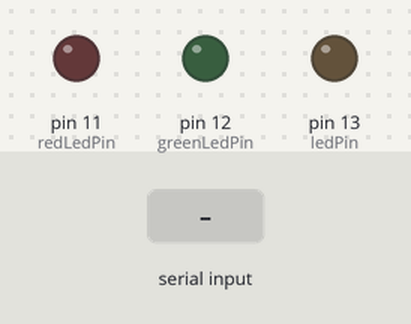
Recording of a sketch running on a simulated Arduino Uno, built with avr-gcc and run on an emulated ATmega328P. Shown: output pins drawn as LEDs (lit = HIGH). Inputs (shaded band) come from the test bench.

Above: at 1.2 s.
1.3 s: "a" received over Serial
At 1.7 s:
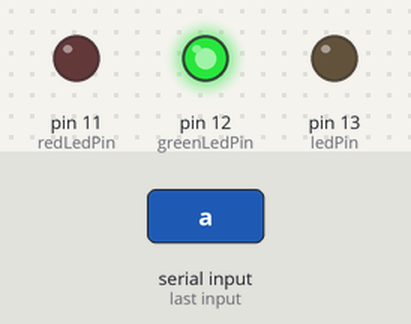
3.3 s: "b" received over Serial
At 3.7 s:
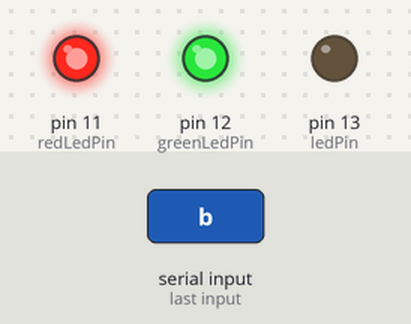
5.3 s: "c" received over Serial
At 5.6 s:
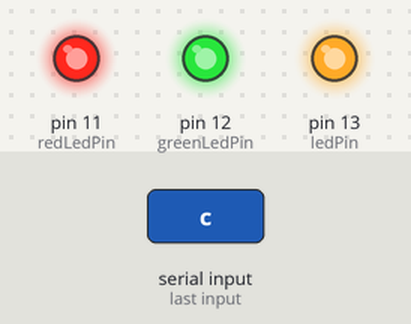
Timing chart, 0 to 8.3 s (numbered marks = the images above; inputs shaded):
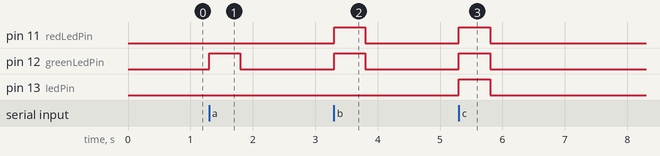

The sketch:

your_kaleidoscope.ino
```cpp
// (licence header left out)
int ledPin = 13;
int greenLedPin = 12;
int redLedPin = 11;


void setup()
{
  // start serial port at 9600 bps:
  Serial.begin(9600);
  pinMode (11, OUTPUT);
  digitalWrite(11, LOW);
  pinMode (12, OUTPUT);
  digitalWrite(12, LOW);
  pinMode (13, OUTPUT);
  digitalWrite(13, LOW);
}

void loop()
{

  char inByte = 0;
  // if we get a valid byte, read analog ins:
  if (Serial.available() > 0) {
    // get incoming byte:
    inByte = Serial.read();

    if (inByte == 'a') {
      digitalWrite(greenLedPin, HIGH);
      delay(500);
      digitalWrite(greenLedPin, LOW);
    }

    if (inByte == 'b') {
        digitalWrite(redLedPin, HIGH);
        digitalWrite(greenLedPin, HIGH);
        delay(500);
        digitalWrite(redLedPin, LOW);
        digitalWrite(greenLedPin, LOW);
    }

    if (inByte == 'c') {
        digitalWrite(ledPin, HIGH);
        digitalWrite(redLedPin, HIGH);
        digitalWrite(greenLedPin, HIGH);
        delay(500);
        digitalWrite(ledPin, LOW);
        digitalWrite(redLedPin, LOW);
        digitalWrite(greenLedPin, LOW);
    }
    // byte read, send three characters
    // Serial.print("£");
    // Serial.print("£");
    // Serial.print(inByte);

  }

}
```

Measured:
- after the input at 1.3 s, pin 12 (greenLedPin): LOW → HIGH at once, → LOW 0.50 s later
- after the input at 3.3 s, pin 11 (redLedPin), pin 12 (greenLedPin): LOW → HIGH at once, → LOW 0.50 s later
- after the input at 5.3 s, pin 11 (redLedPin), pin 12 (greenLedPin), pin 13 (ledPin): LOW → HIGH at once, → LOW 0.50 s later
